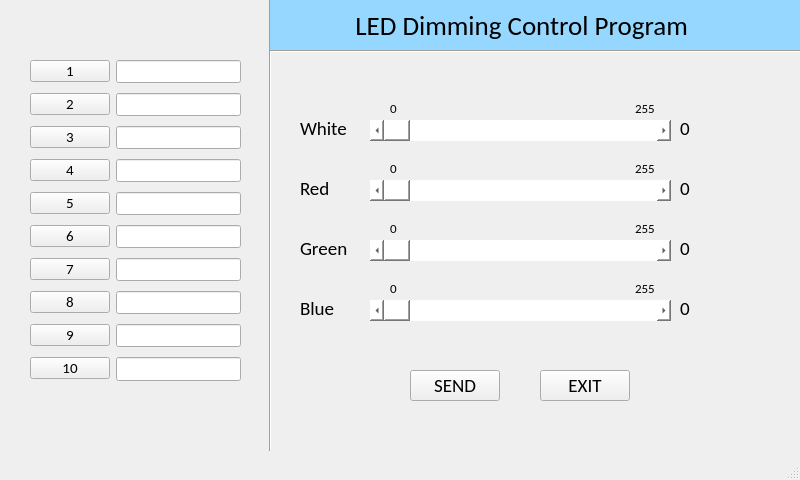
<?xml version="1.0" encoding="UTF-8"?>
<ui version="4.0">
 <class>MainWindow</class>
 <widget class="QMainWindow" name="MainWindow">
  <property name="geometry">
   <rect>
    <x>0</x>
    <y>0</y>
    <width>800</width>
    <height>480</height>
   </rect>
  </property>
  <property name="sizePolicy">
   <sizepolicy hsizetype="Fixed" vsizetype="Fixed">
    <horstretch>0</horstretch>
    <verstretch>0</verstretch>
   </sizepolicy>
  </property>
  <property name="windowTitle">
   <string>MainWindow</string>
  </property>
  <property name="styleSheet">
   <string notr="true"/>
  </property>
  <widget class="QWidget" name="centralwidget">
   <widget class="Line" name="line">
    <property name="geometry">
     <rect>
      <x>260</x>
      <y>0</y>
      <width>21</width>
      <height>451</height>
     </rect>
    </property>
    <property name="orientation">
     <enum>Qt::Vertical</enum>
    </property>
   </widget>
   <widget class="QScrollBar" name="horizontalScrollBar">
    <property name="geometry">
     <rect>
      <x>370</x>
      <y>120</y>
      <width>301</width>
      <height>21</height>
     </rect>
    </property>
    <property name="styleSheet">
     <string notr="true">background-color:rgb(255, 255, 255)</string>
    </property>
    <property name="maximum">
     <number>255</number>
    </property>
    <property name="orientation">
     <enum>Qt::Horizontal</enum>
    </property>
   </widget>
   <widget class="QScrollBar" name="horizontalScrollBar_2">
    <property name="geometry">
     <rect>
      <x>370</x>
      <y>300</y>
      <width>301</width>
      <height>21</height>
     </rect>
    </property>
    <property name="styleSheet">
     <string notr="true">background-color:rgb(255, 255, 255)</string>
    </property>
    <property name="maximum">
     <number>255</number>
    </property>
    <property name="orientation">
     <enum>Qt::Horizontal</enum>
    </property>
   </widget>
   <widget class="QScrollBar" name="horizontalScrollBar_3">
    <property name="geometry">
     <rect>
      <x>370</x>
      <y>180</y>
      <width>301</width>
      <height>21</height>
     </rect>
    </property>
    <property name="styleSheet">
     <string notr="true">background-color:rgb(255, 255, 255)</string>
    </property>
    <property name="maximum">
     <number>255</number>
    </property>
    <property name="orientation">
     <enum>Qt::Horizontal</enum>
    </property>
   </widget>
   <widget class="QScrollBar" name="horizontalScrollBar_4">
    <property name="geometry">
     <rect>
      <x>370</x>
      <y>240</y>
      <width>301</width>
      <height>21</height>
     </rect>
    </property>
    <property name="styleSheet">
     <string notr="true">background-color:rgb(255, 255, 255)</string>
    </property>
    <property name="maximum">
     <number>255</number>
    </property>
    <property name="orientation">
     <enum>Qt::Horizontal</enum>
    </property>
   </widget>
   <widget class="QLabel" name="label">
    <property name="geometry">
     <rect>
      <x>270</x>
      <y>0</y>
      <width>531</width>
      <height>51</height>
     </rect>
    </property>
    <property name="font">
     <font>
      <family>Calibri</family>
      <pointsize>20</pointsize>
     </font>
    </property>
    <property name="styleSheet">
     <string notr="true">background-color : rgb(150, 215, 255);</string>
    </property>
    <property name="text">
     <string>              LED Dimming Control Program</string>
    </property>
   </widget>
   <widget class="Line" name="line_2">
    <property name="geometry">
     <rect>
      <x>270</x>
      <y>50</y>
      <width>531</width>
      <height>2</height>
     </rect>
    </property>
    <property name="orientation">
     <enum>Qt::Horizontal</enum>
    </property>
   </widget>
   <widget class="QLabel" name="label_2">
    <property name="geometry">
     <rect>
      <x>300</x>
      <y>120</y>
      <width>56</width>
      <height>16</height>
     </rect>
    </property>
    <property name="font">
     <font>
      <family>Calibri</family>
      <pointsize>14</pointsize>
     </font>
    </property>
    <property name="text">
     <string>White</string>
    </property>
   </widget>
   <widget class="QLabel" name="label_3">
    <property name="geometry">
     <rect>
      <x>300</x>
      <y>180</y>
      <width>56</width>
      <height>16</height>
     </rect>
    </property>
    <property name="font">
     <font>
      <family>Calibri</family>
      <pointsize>14</pointsize>
     </font>
    </property>
    <property name="text">
     <string>Red</string>
    </property>
   </widget>
   <widget class="QLabel" name="label_4">
    <property name="geometry">
     <rect>
      <x>300</x>
      <y>240</y>
      <width>56</width>
      <height>16</height>
     </rect>
    </property>
    <property name="font">
     <font>
      <family>Calibri</family>
      <pointsize>14</pointsize>
     </font>
    </property>
    <property name="text">
     <string>Green</string>
    </property>
   </widget>
   <widget class="QLabel" name="label_5">
    <property name="geometry">
     <rect>
      <x>300</x>
      <y>300</y>
      <width>56</width>
      <height>16</height>
     </rect>
    </property>
    <property name="font">
     <font>
      <family>Calibri</family>
      <pointsize>14</pointsize>
     </font>
    </property>
    <property name="text">
     <string>Blue</string>
    </property>
   </widget>
   <widget class="QPushButton" name="SEND">
    <property name="geometry">
     <rect>
      <x>410</x>
      <y>370</y>
      <width>90</width>
      <height>31</height>
     </rect>
    </property>
    <property name="font">
     <font>
      <family>Calibri</family>
      <pointsize>14</pointsize>
     </font>
    </property>
    <property name="text">
     <string>SEND</string>
    </property>
   </widget>
   <widget class="QPushButton" name="EXIT">
    <property name="geometry">
     <rect>
      <x>540</x>
      <y>370</y>
      <width>90</width>
      <height>31</height>
     </rect>
    </property>
    <property name="font">
     <font>
      <family>Calibri</family>
      <pointsize>14</pointsize>
     </font>
    </property>
    <property name="styleSheet">
     <string notr="true"/>
    </property>
    <property name="text">
     <string>EXIT</string>
    </property>
   </widget>
   <widget class="QLabel" name="B">
    <property name="geometry">
     <rect>
      <x>680</x>
      <y>300</y>
      <width>56</width>
      <height>16</height>
     </rect>
    </property>
    <property name="font">
     <font>
      <family>Calibri</family>
      <pointsize>14</pointsize>
     </font>
    </property>
    <property name="text">
     <string>0</string>
    </property>
   </widget>
   <widget class="QLabel" name="R">
    <property name="geometry">
     <rect>
      <x>680</x>
      <y>180</y>
      <width>56</width>
      <height>16</height>
     </rect>
    </property>
    <property name="font">
     <font>
      <family>Calibri</family>
      <pointsize>14</pointsize>
     </font>
    </property>
    <property name="text">
     <string>0</string>
    </property>
   </widget>
   <widget class="QLabel" name="G">
    <property name="geometry">
     <rect>
      <x>680</x>
      <y>240</y>
      <width>56</width>
      <height>16</height>
     </rect>
    </property>
    <property name="font">
     <font>
      <family>Calibri</family>
      <pointsize>14</pointsize>
     </font>
    </property>
    <property name="text">
     <string>0</string>
    </property>
   </widget>
   <widget class="QLabel" name="W">
    <property name="geometry">
     <rect>
      <x>680</x>
      <y>120</y>
      <width>56</width>
      <height>16</height>
     </rect>
    </property>
    <property name="font">
     <font>
      <family>Calibri</family>
      <pointsize>14</pointsize>
     </font>
    </property>
    <property name="text">
     <string>0</string>
    </property>
   </widget>
   <widget class="QWidget" name="layoutWidget">
    <property name="geometry">
     <rect>
      <x>30</x>
      <y>60</y>
      <width>211</width>
      <height>321</height>
     </rect>
    </property>
    <property name="font">
     <font>
      <pointsize>11</pointsize>
     </font>
    </property>
    <layout class="QFormLayout" name="formLayout">
     <property name="verticalSpacing">
      <number>10</number>
     </property>
     <item row="0" column="0">
      <widget class="QPushButton" name="pushButton1">
       <property name="sizePolicy">
        <sizepolicy hsizetype="Minimum" vsizetype="Minimum">
         <horstretch>0</horstretch>
         <verstretch>0</verstretch>
        </sizepolicy>
       </property>
       <property name="minimumSize">
        <size>
         <width>0</width>
         <height>0</height>
        </size>
       </property>
       <property name="maximumSize">
        <size>
         <width>16777215</width>
         <height>22</height>
        </size>
       </property>
       <property name="font">
        <font>
         <family>Calibri</family>
         <pointsize>11</pointsize>
        </font>
       </property>
       <property name="text">
        <string>1</string>
       </property>
      </widget>
     </item>
     <item row="0" column="1">
      <widget class="QLineEdit" name="lineEdit1">
       <property name="font">
        <font>
         <family>Calibri</family>
         <pointsize>9</pointsize>
        </font>
       </property>
      </widget>
     </item>
     <item row="1" column="0">
      <widget class="QPushButton" name="pushButton2">
       <property name="maximumSize">
        <size>
         <width>16777215</width>
         <height>22</height>
        </size>
       </property>
       <property name="font">
        <font>
         <family>Calibri</family>
         <pointsize>11</pointsize>
        </font>
       </property>
       <property name="text">
        <string>2</string>
       </property>
      </widget>
     </item>
     <item row="1" column="1">
      <widget class="QLineEdit" name="lineEdit2">
       <property name="font">
        <font>
         <family>Calibri</family>
         <pointsize>9</pointsize>
        </font>
       </property>
      </widget>
     </item>
     <item row="2" column="0">
      <widget class="QPushButton" name="pushButton3">
       <property name="maximumSize">
        <size>
         <width>16777215</width>
         <height>22</height>
        </size>
       </property>
       <property name="font">
        <font>
         <family>Calibri</family>
         <pointsize>11</pointsize>
        </font>
       </property>
       <property name="text">
        <string>3</string>
       </property>
      </widget>
     </item>
     <item row="2" column="1">
      <widget class="QLineEdit" name="lineEdit3">
       <property name="font">
        <font>
         <family>Calibri</family>
         <pointsize>9</pointsize>
        </font>
       </property>
      </widget>
     </item>
     <item row="3" column="0">
      <widget class="QPushButton" name="pushButton4">
       <property name="maximumSize">
        <size>
         <width>16777215</width>
         <height>22</height>
        </size>
       </property>
       <property name="font">
        <font>
         <family>Calibri</family>
         <pointsize>11</pointsize>
        </font>
       </property>
       <property name="text">
        <string>4</string>
       </property>
      </widget>
     </item>
     <item row="3" column="1">
      <widget class="QLineEdit" name="lineEdit4">
       <property name="font">
        <font>
         <family>Calibri</family>
         <pointsize>9</pointsize>
        </font>
       </property>
      </widget>
     </item>
     <item row="4" column="0">
      <widget class="QPushButton" name="pushButton5">
       <property name="maximumSize">
        <size>
         <width>16777215</width>
         <height>22</height>
        </size>
       </property>
       <property name="font">
        <font>
         <family>Calibri</family>
         <pointsize>11</pointsize>
        </font>
       </property>
       <property name="text">
        <string>5</string>
       </property>
      </widget>
     </item>
     <item row="4" column="1">
      <widget class="QLineEdit" name="lineEdit5">
       <property name="font">
        <font>
         <family>Calibri</family>
         <pointsize>9</pointsize>
        </font>
       </property>
      </widget>
     </item>
     <item row="5" column="0">
      <widget class="QPushButton" name="pushButton6">
       <property name="maximumSize">
        <size>
         <width>16777215</width>
         <height>22</height>
        </size>
       </property>
       <property name="font">
        <font>
         <family>Calibri</family>
         <pointsize>11</pointsize>
        </font>
       </property>
       <property name="text">
        <string>6</string>
       </property>
      </widget>
     </item>
     <item row="5" column="1">
      <widget class="QLineEdit" name="lineEdit6">
       <property name="font">
        <font>
         <family>Calibri</family>
         <pointsize>9</pointsize>
        </font>
       </property>
      </widget>
     </item>
     <item row="6" column="0">
      <widget class="QPushButton" name="pushButton7">
       <property name="maximumSize">
        <size>
         <width>16777215</width>
         <height>22</height>
        </size>
       </property>
       <property name="font">
        <font>
         <family>Calibri</family>
         <pointsize>11</pointsize>
        </font>
       </property>
       <property name="text">
        <string>7</string>
       </property>
      </widget>
     </item>
     <item row="6" column="1">
      <widget class="QLineEdit" name="lineEdit7">
       <property name="font">
        <font>
         <family>Calibri</family>
         <pointsize>9</pointsize>
        </font>
       </property>
      </widget>
     </item>
     <item row="7" column="0">
      <widget class="QPushButton" name="pushButton8">
       <property name="maximumSize">
        <size>
         <width>16777215</width>
         <height>22</height>
        </size>
       </property>
       <property name="font">
        <font>
         <family>Calibri</family>
         <pointsize>11</pointsize>
        </font>
       </property>
       <property name="text">
        <string>8</string>
       </property>
      </widget>
     </item>
     <item row="7" column="1">
      <widget class="QLineEdit" name="lineEdit8">
       <property name="font">
        <font>
         <family>Calibri</family>
         <pointsize>9</pointsize>
        </font>
       </property>
      </widget>
     </item>
     <item row="8" column="0">
      <widget class="QPushButton" name="pushButton9">
       <property name="maximumSize">
        <size>
         <width>16777215</width>
         <height>22</height>
        </size>
       </property>
       <property name="font">
        <font>
         <family>Calibri</family>
         <pointsize>11</pointsize>
        </font>
       </property>
       <property name="text">
        <string>9</string>
       </property>
      </widget>
     </item>
     <item row="8" column="1">
      <widget class="QLineEdit" name="lineEdit9">
       <property name="font">
        <font>
         <family>Calibri</family>
         <pointsize>9</pointsize>
        </font>
       </property>
      </widget>
     </item>
     <item row="9" column="0">
      <widget class="QPushButton" name="pushButton10">
       <property name="minimumSize">
        <size>
         <width>0</width>
         <height>0</height>
        </size>
       </property>
       <property name="maximumSize">
        <size>
         <width>16777215</width>
         <height>22</height>
        </size>
       </property>
       <property name="font">
        <font>
         <family>Calibri</family>
         <pointsize>11</pointsize>
        </font>
       </property>
       <property name="text">
        <string>10</string>
       </property>
      </widget>
     </item>
     <item row="9" column="1">
      <widget class="QLineEdit" name="lineEdit10">
       <property name="font">
        <font>
         <family>Calibri</family>
         <pointsize>9</pointsize>
        </font>
       </property>
      </widget>
     </item>
    </layout>
   </widget>
   <widget class="QLabel" name="label_10">
    <property name="geometry">
     <rect>
      <x>635</x>
      <y>160</y>
      <width>56</width>
      <height>16</height>
     </rect>
    </property>
    <property name="font">
     <font>
      <family>Calibri</family>
      <pointsize>10</pointsize>
     </font>
    </property>
    <property name="text">
     <string>255</string>
    </property>
   </widget>
   <widget class="QLabel" name="label_11">
    <property name="geometry">
     <rect>
      <x>635</x>
      <y>220</y>
      <width>56</width>
      <height>16</height>
     </rect>
    </property>
    <property name="font">
     <font>
      <family>Calibri</family>
      <pointsize>10</pointsize>
     </font>
    </property>
    <property name="text">
     <string>255</string>
    </property>
   </widget>
   <widget class="QLabel" name="label_12">
    <property name="geometry">
     <rect>
      <x>635</x>
      <y>280</y>
      <width>56</width>
      <height>16</height>
     </rect>
    </property>
    <property name="font">
     <font>
      <family>Calibri</family>
      <pointsize>10</pointsize>
     </font>
    </property>
    <property name="text">
     <string>255</string>
    </property>
   </widget>
   <widget class="QLabel" name="label_13">
    <property name="geometry">
     <rect>
      <x>635</x>
      <y>100</y>
      <width>56</width>
      <height>16</height>
     </rect>
    </property>
    <property name="font">
     <font>
      <family>Calibri</family>
      <pointsize>10</pointsize>
     </font>
    </property>
    <property name="text">
     <string>255</string>
    </property>
   </widget>
   <widget class="QLabel" name="label_14">
    <property name="geometry">
     <rect>
      <x>390</x>
      <y>280</y>
      <width>56</width>
      <height>16</height>
     </rect>
    </property>
    <property name="font">
     <font>
      <family>Calibri</family>
      <pointsize>10</pointsize>
     </font>
    </property>
    <property name="text">
     <string>0</string>
    </property>
   </widget>
   <widget class="QLabel" name="label_15">
    <property name="geometry">
     <rect>
      <x>390</x>
      <y>100</y>
      <width>56</width>
      <height>16</height>
     </rect>
    </property>
    <property name="font">
     <font>
      <family>Calibri</family>
      <pointsize>10</pointsize>
     </font>
    </property>
    <property name="text">
     <string>0</string>
    </property>
   </widget>
   <widget class="QLabel" name="label_16">
    <property name="geometry">
     <rect>
      <x>390</x>
      <y>220</y>
      <width>56</width>
      <height>16</height>
     </rect>
    </property>
    <property name="font">
     <font>
      <family>Calibri</family>
      <pointsize>10</pointsize>
     </font>
    </property>
    <property name="text">
     <string>0</string>
    </property>
   </widget>
   <widget class="QLabel" name="label_17">
    <property name="geometry">
     <rect>
      <x>390</x>
      <y>160</y>
      <width>56</width>
      <height>16</height>
     </rect>
    </property>
    <property name="font">
     <font>
      <family>Calibri</family>
      <pointsize>10</pointsize>
     </font>
    </property>
    <property name="text">
     <string>0</string>
    </property>
   </widget>
  </widget>
  <widget class="QMenuBar" name="menubar">
   <property name="geometry">
    <rect>
     <x>0</x>
     <y>0</y>
     <width>800</width>
     <height>21</height>
    </rect>
   </property>
  </widget>
  <widget class="QStatusBar" name="statusbar"/>
 </widget>
 <resources/>
 <connections>
  <connection>
   <sender>horizontalScrollBar</sender>
   <signal>valueChanged(int)</signal>
   <receiver>W</receiver>
   <slot>setNum(int)</slot>
   <hints>
    <hint type="sourcelabel">
     <x>580</x>
     <y>145</y>
    </hint>
    <hint type="destinationlabel">
     <x>682</x>
     <y>149</y>
    </hint>
   </hints>
  </connection>
  <connection>
   <sender>horizontalScrollBar_3</sender>
   <signal>valueChanged(int)</signal>
   <receiver>R</receiver>
   <slot>setNum(int)</slot>
   <hints>
    <hint type="sourcelabel">
     <x>548</x>
     <y>202</y>
    </hint>
    <hint type="destinationlabel">
     <x>680</x>
     <y>216</y>
    </hint>
   </hints>
  </connection>
  <connection>
   <sender>horizontalScrollBar_4</sender>
   <signal>valueChanged(int)</signal>
   <receiver>G</receiver>
   <slot>setNum(int)</slot>
   <hints>
    <hint type="sourcelabel">
     <x>577</x>
     <y>264</y>
    </hint>
    <hint type="destinationlabel">
     <x>680</x>
     <y>267</y>
    </hint>
   </hints>
  </connection>
  <connection>
   <sender>horizontalScrollBar_2</sender>
   <signal>valueChanged(int)</signal>
   <receiver>B</receiver>
   <slot>setNum(int)</slot>
   <hints>
    <hint type="sourcelabel">
     <x>581</x>
     <y>321</y>
    </hint>
    <hint type="destinationlabel">
     <x>680</x>
     <y>324</y>
    </hint>
   </hints>
  </connection>
 </connections>
</ui>
